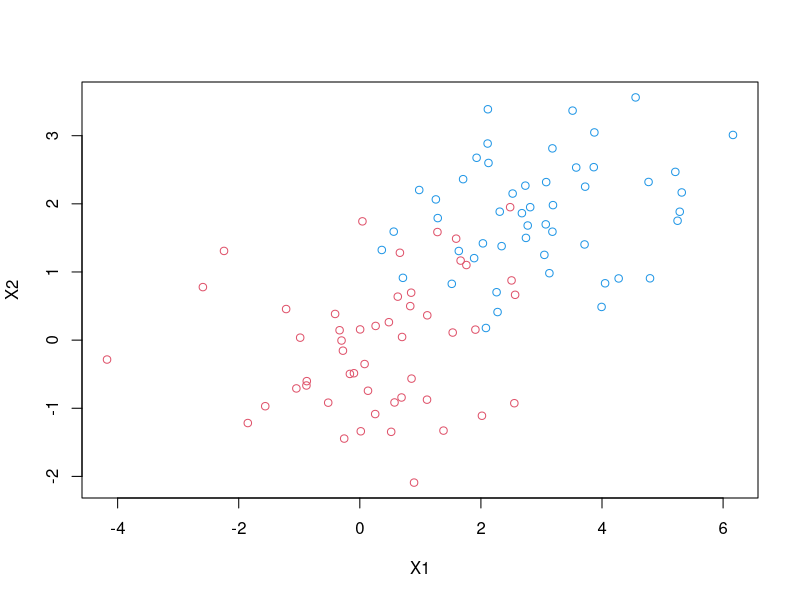
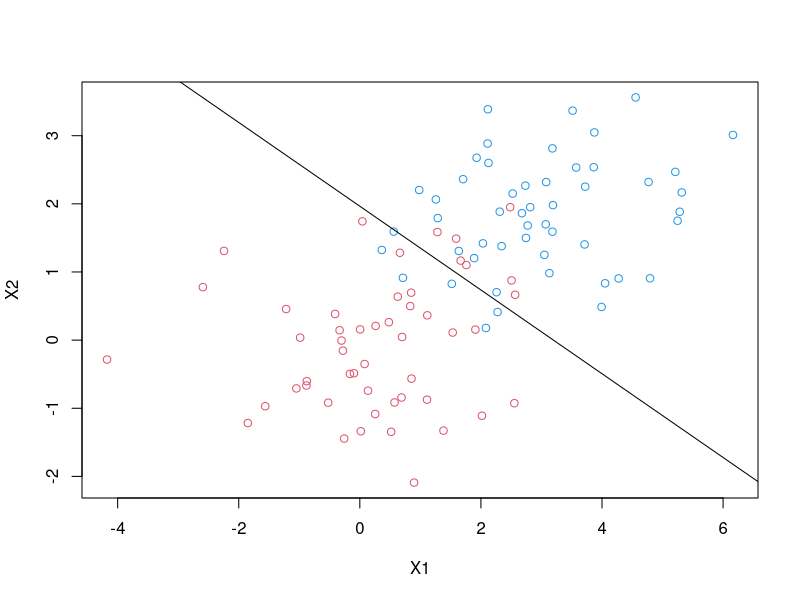

Generate these figures, in order, with R:
#####################################
## 2-class classification problem
######################################

###############
## Data: Feture X is 2-dimensional
## For both class 1 and class 2, the distribution of X (bivariate) is Normal
## X |Y = 1   has N(mu1, Sigma)  distribution
## X |Y = 2   has N(mu2, Sigma)  distribution
###############################
n1 = 40
n2 = 40
m1 = 10
m2 = 10
n = n1 + n2  # number of observations in Training data set
m = m1 + m2  # number of observations in Test data set

## Model Parameters
mu1 = c(0,0)  # Population mean for class 1
mu2 = c(3,2)  # Population mean for class 2
Sigma = matrix(c(2,0.5,0.5,1),2,2)  # common population covariance matrix

## Simulate data
Y = c(rep(1,n1+m1),rep(2,n2+m2)) # true class labels
Sigma.eig = eigen(Sigma)  # spectral decmposition of Sigma1

set.seed(1000) # set the value of the seed for the random number generator
X = matrix(0,n+m,2)
X[1:(n1+m1),] = matrix(1,(n1+m1),1) %*% t(as.vector(mu1))  + matrix(rnorm(2*(n1+m1)),n1+m1,2) %*% diag(sqrt(Sigma.eig$val)) %*% t(Sigma.eig$vec)
X[(n1+m1+1):(n+m),] =  matrix(1,(n2+m2),1) %*% t(as.vector(mu2))  + matrix(rnorm(2*(n2+m2)),n2+m2,2) %*% diag(sqrt(Sigma.eig$val)) %*% t(Sigma.eig$vec)

X = round(X,3)
dfxy = data.frame(X1=X[,1],X2=X[,2],class=as.factor(Y))   # combined data

## Training data : consisting of n1 observations from class 1 and
# n2 observations from class 2)
dfxy.train = dfxy[c(1:n1,(n1+m1+1):(n1+m1+n2)), ]

## Test data : consisting of the remaining m1 observations from class 1
## and m2 observations from class 2
dfxy.test = dfxy[c((n1+1):(n1+m1),(n1+m1+n2+1):(n+m)), ]

## Plotting the data
plot(dfxy[dfxy$class==1,1:2],col=2,xlim=range(dfxy[,1]),ylim=range(dfxy[,2]))
points(dfxy[dfxy$class==2,1:2],col=4)
####################

#################################################################
## Linear Discriminant Analysis for 2-class classification problem
##################################################################

library(MASS)
# Use linear discriminant analysis to the training data.
xy.lda = lda(class ~ X1 + X2, dfxy.train)
# overall summary of the procedure
xy.lda
# Predict for test data.
xy.lda.pred = predict(xy.lda, dfxy.test)
# Create the confusion matrix by tabulating true classes against predicted classes.
xy.lda.conf = table(true = dfxy.test$class, predicted = xy.lda.pred$class)

#####################################################
# Computing the classification boundary for LDA
#
# True Discriminant function for class j is
# delta_j(x) = solve(Sigma) %*% mu_j - 0.5 * t(mu_j) %*%  solve(Sigma) %*% mu_j + log(pi_j)
#
# Classification boundary is the set of X such that delta_1(X) - delta_2(X) = 0
# This can be expressed as    beta0 + t(beta1) %*% X = 0
# or,  beta0 + beta1[1] * X1 + beta1[2] * X2  = 0     where  X = (X1,X2)
########################################################################

pi1_hat = n1/(n1+n2)  # estimated prior probability of class 1
pi2_hat = n2/(n1+n2)  # estimated prior probability of class 2

mu1_hat = as.vector(xy.lda$means[1,]) # sample mean of class 1
mu2_hat = as.vector(xy.lda$means[2,]) # sample mean of class 2

# pooled sample covariance matrix as estimate of Sigma
Sigma_hat = ((n1-1) * cov(dfxy.train[dfxy.train$class==1,1:2])
             + (n2-1) * cov(dfxy.train[dfxy.train$class==2,1:2]))/(n1+n2-2)

# Estimated discriminant vector (for class 1 with respect to class 2)
# or, the slope of the (estimated) function delta_1(x) - delta_2(x)
beta1.lda = solve(Sigma_hat) %*% (mu1_hat - mu2_hat)
# Intercept term of the (estimated) function delta_1(x) - delta_2(x)
beta0.lda = log(pi1_hat/pi2_hat) - 0.5 * t(mu1_hat) %*% solve(Sigma_hat) %*% mu1_hat + 0.5 * t(mu2_hat) %*% solve(Sigma_hat) %*% mu2_hat

## compute (estimated) delta_1(x) - delta_2(x) for test data
xy.disc.pred = as.vector(beta0.lda) + as.matrix(dfxy.test[,1:2]) %*% beta1.lda
# predicted class label based on the value of the discriminant function
xy.lda.pred.alt = ifelse(xy.disc.pred > 0, 1, 2)
# confusion matrix computed from the discriminant function
xy.lda.alt.conf = table(true = dfxy.test$class, predicted = xy.lda.pred.alt)

## Plotting the data together with the estimated class boundary
plot(dfxy[dfxy$class==1,1:2],col=2,xlim=range(dfxy[,1]),ylim=range(dfxy[,2]))
points(dfxy[dfxy$class==2,1:2],col=4)

## To plot the classification boundary,
# express:  beta0.lda + beta1.lda[1] * X1 + beta1[2] * X2 = 0
# as:  intercept.lda + slope.lda * X1 = X2
intercept.lda = - as.vector(beta0.lda)/beta1.lda[2]
slope.lda  = - beta1.lda[1]/beta1.lda[2]
abline(intercept.lda, slope.lda)  # plots the clssification boundary
